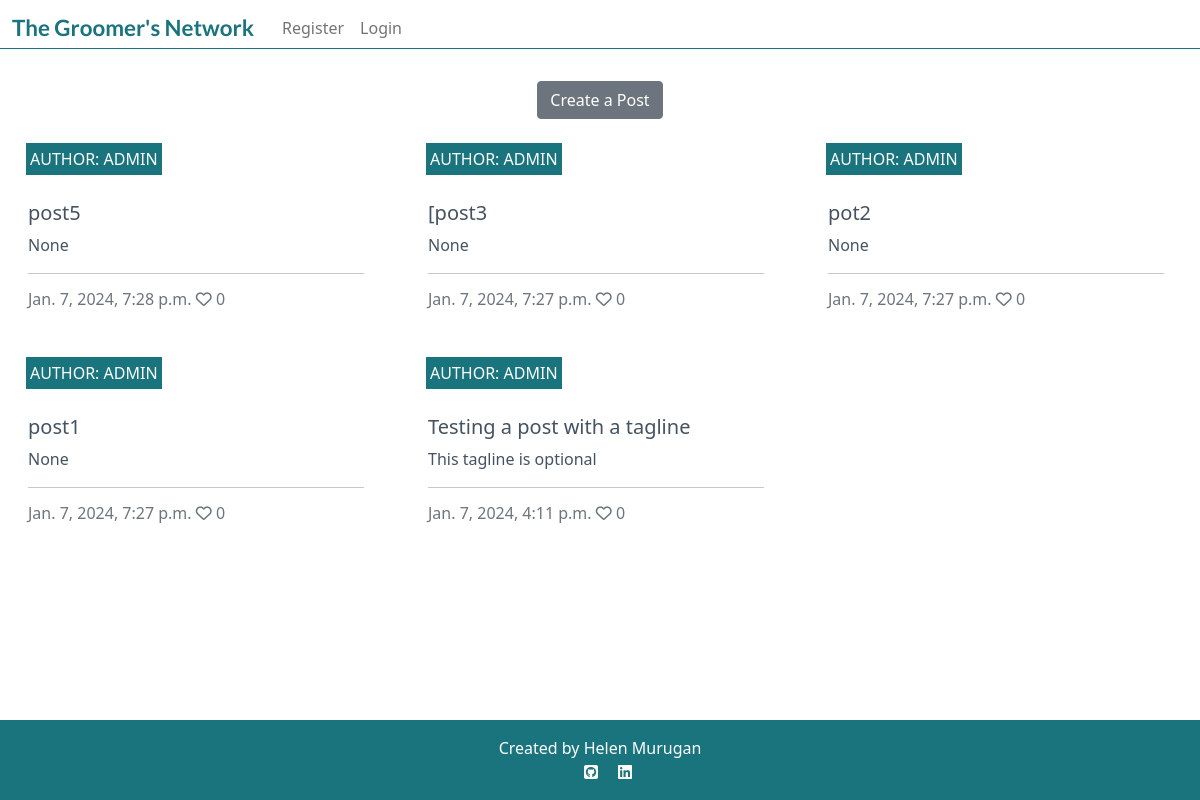
/posts/, run on the app's committed database.
### post/models.py (models this page shows, shortened)
class Post(models.Model):
    title = models.CharField(
        max_length=150,
        verbose_name="Title",
        )
    slug = models.SlugField(
        max_length=150,
        unique=True
        )
    author = models.ForeignKey(
        User,
        on_delete=models.CASCADE,
        related_name="post_posts"
    )
    content = models.TextField(
        blank=False,
        null=False,
    )
    featured_image = CloudinaryField(
        'image',
        default='placeholder',
        blank=True,
        null=True,
        )
    tagline = models.CharField(
        max_length=200,
        null=True,
        blank=True,
    )
    created_on = models.DateTimeField(
        auto_now_add=True
        )
    updated_on = models.DateTimeField(
        auto_now=True
        )
    likes = models.ManyToManyField(
        User,
        related_name='post_likes',
        blank=True,
        )
    class Meta:
        ordering = ["-created_on"]
    def number_of_likes(self):
        return self.likes.count()

### post/views.py (the view)
# urls.py: path("", views.PostList.as_view(), name="home"),
class PostList(generic.ListView):
    model = Post
    queryset = Post.objects.order_by("-created_on")
    template_name = "index.html"
    paginate_by = 6

### templates/index.html (shortened to what this page needs)
{% extends "base.html" %}
{% block content %}
<div class="container-fluid">
    <div class="text-center">
        <a href="{% url 'post_create' %}" class="btn btn-secondary mt-4">Create a Post</a>
    </div>
    <div class="row">
        <div class="col-12 mt-3 left">
            <div class="row">
                {% for post in post_list %}
                <div class="col-md-4">
                    <div class="card mb-4">
                        <div class="card-body">
                            <div class="image-container">
                                <div class="image-flash">
                                    <p class="author">Author: {{ post.author }}</p>
                                </div>
                            </div>
                            <a href="{% url 'post_detail' post.slug  %}" class="post-link">
                                <h5 class="card-title font-size">{{ post.title }}</h5>
                                <p class="card-text">{{ post.tagline}}</p>
                            </a>
                            <hr class="card-hr">
                            <p class="card-text text-muted h6">{{ post.created_on}} <i class="far fa-heart"></i>
                                {{ post.number_of_likes }}</p>
                        </div>
                    </div>
                </div>
                {% if forloop.counter|divisibleby:3 %}
            </div>
            <div class="row">
                {% endif %}
                {% endfor %}
            </div>
        </div>
    </div>
</div>
{%endblock%}

### static/css/style.css (style rules this page uses)
.card { border: none; background-color: transparent; }
.image-container { position: relative; }
.image-flash { position: absolute; bottom: 5%; min-width: 30%; left: -2px; background-color: #19747E; }
.author { color: white; margin: 4px; text-transform: uppercase; }
.post-link { text-decoration: none; color: #445261; margin-left: 4px; }
@media screen and (min-width: 768px) { .card-hr { width: 28vw; } }

### data on the page
Post: author "ADMIN", title "post5", tagline "None", created_on "Jan. 7, 2024, 7:28 p.m.", number_of_likes "0"
Post: author "ADMIN", title "[post3", tagline "None", created_on "Jan. 7, 2024, 7:27 p.m.", number_of_likes "0"
Post: author "ADMIN", title "pot2", tagline "None", created_on "Jan. 7, 2024, 7:27 p.m.", number_of_likes "0"
Post: author "ADMIN", title "post1", tagline "None", created_on "Jan. 7, 2024, 7:27 p.m.", number_of_likes "0"
Post: author "ADMIN", title "Testing a post with a tagline", tagline "This tagline is optional", created_on "Jan. 7, 2024, 4:11 p.m.", number_of_likes "0"
